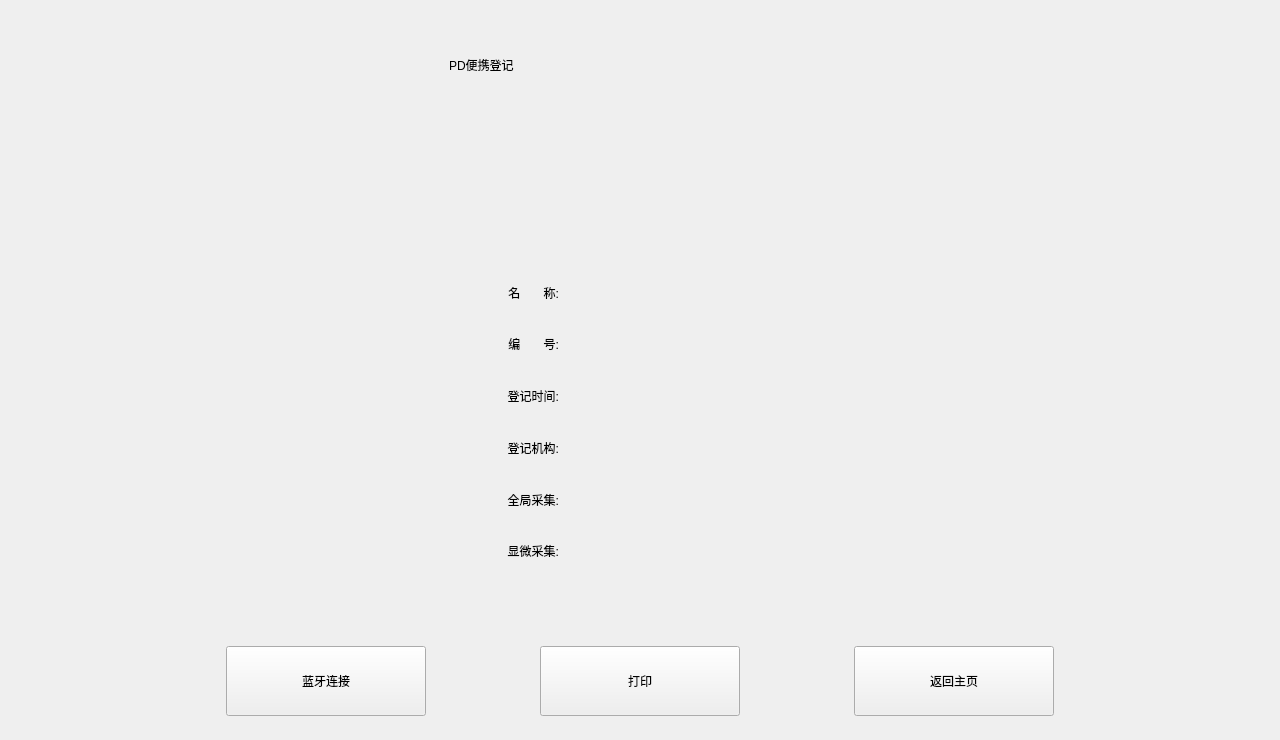
<?xml version="1.0" encoding="UTF-8"?>
<ui version="4.0">
 <class>WgtRegNo6Class</class>
 <widget class="QWidget" name="WgtRegNo6Class">
  <property name="geometry">
   <rect>
    <x>0</x>
    <y>0</y>
    <width>1280</width>
    <height>740</height>
   </rect>
  </property>
  <property name="minimumSize">
   <size>
    <width>1280</width>
    <height>740</height>
   </size>
  </property>
  <property name="maximumSize">
   <size>
    <width>1280</width>
    <height>740</height>
   </size>
  </property>
  <property name="windowTitle">
   <string>WgtRegNo6</string>
  </property>
  <layout class="QGridLayout" name="gridLayout">
   <property name="leftMargin">
    <number>0</number>
   </property>
   <property name="topMargin">
    <number>0</number>
   </property>
   <property name="rightMargin">
    <number>0</number>
   </property>
   <property name="bottomMargin">
    <number>0</number>
   </property>
   <property name="horizontalSpacing">
    <number>0</number>
   </property>
   <property name="verticalSpacing">
    <number>10</number>
   </property>
   <item row="1" column="0" colspan="4">
    <widget class="QWidget" name="widgetTool" native="true">
     <property name="minimumSize">
      <size>
       <width>0</width>
       <height>110</height>
      </size>
     </property>
     <property name="maximumSize">
      <size>
       <width>16777215</width>
       <height>110</height>
      </size>
     </property>
     <layout class="QHBoxLayout" name="horizontalLayout_3">
      <item>
       <spacer name="horizontalSpacer_10">
        <property name="orientation">
         <enum>Qt::Orientation::Horizontal</enum>
        </property>
        <property name="sizeHint" stdset="0">
         <size>
          <width>40</width>
          <height>20</height>
         </size>
        </property>
       </spacer>
      </item>
      <item>
       <spacer name="horizontalSpacer_5">
        <property name="orientation">
         <enum>Qt::Orientation::Horizontal</enum>
        </property>
        <property name="sizeHint" stdset="0">
         <size>
          <width>40</width>
          <height>20</height>
         </size>
        </property>
       </spacer>
      </item>
      <item>
       <widget class="QPushButton" name="pushButtonBtConnect">
        <property name="minimumSize">
         <size>
          <width>200</width>
          <height>70</height>
         </size>
        </property>
        <property name="text">
         <string>蓝牙连接</string>
        </property>
       </widget>
      </item>
      <item>
       <spacer name="horizontalSpacer">
        <property name="orientation">
         <enum>Qt::Orientation::Horizontal</enum>
        </property>
        <property name="sizeHint" stdset="0">
         <size>
          <width>40</width>
          <height>20</height>
         </size>
        </property>
       </spacer>
      </item>
      <item>
       <widget class="QPushButton" name="pushButtonPrint">
        <property name="minimumSize">
         <size>
          <width>200</width>
          <height>70</height>
         </size>
        </property>
        <property name="text">
         <string>打印</string>
        </property>
       </widget>
      </item>
      <item>
       <spacer name="horizontalSpacer_3">
        <property name="orientation">
         <enum>Qt::Orientation::Horizontal</enum>
        </property>
        <property name="sizeHint" stdset="0">
         <size>
          <width>40</width>
          <height>20</height>
         </size>
        </property>
       </spacer>
      </item>
      <item>
       <widget class="QPushButton" name="pushButtonBackHome">
        <property name="minimumSize">
         <size>
          <width>200</width>
          <height>70</height>
         </size>
        </property>
        <property name="text">
         <string>返回主页</string>
        </property>
       </widget>
      </item>
      <item>
       <spacer name="horizontalSpacer_4">
        <property name="orientation">
         <enum>Qt::Orientation::Horizontal</enum>
        </property>
        <property name="sizeHint" stdset="0">
         <size>
          <width>40</width>
          <height>20</height>
         </size>
        </property>
       </spacer>
      </item>
      <item>
       <spacer name="horizontalSpacer_2">
        <property name="orientation">
         <enum>Qt::Orientation::Horizontal</enum>
        </property>
        <property name="sizeHint" stdset="0">
         <size>
          <width>40</width>
          <height>20</height>
         </size>
        </property>
       </spacer>
      </item>
     </layout>
    </widget>
   </item>
   <item row="0" column="0">
    <spacer name="horizontalSpacer_6">
     <property name="orientation">
      <enum>Qt::Orientation::Horizontal</enum>
     </property>
     <property name="sizeHint" stdset="0">
      <size>
       <width>40</width>
       <height>20</height>
      </size>
     </property>
    </spacer>
   </item>
   <item row="0" column="3">
    <spacer name="horizontalSpacer_7">
     <property name="orientation">
      <enum>Qt::Orientation::Horizontal</enum>
     </property>
     <property name="sizeHint" stdset="0">
      <size>
       <width>40</width>
       <height>20</height>
      </size>
     </property>
    </spacer>
   </item>
   <item row="0" column="1">
    <widget class="QWidget" name="widgetCertificate" native="true">
     <property name="minimumSize">
      <size>
       <width>412</width>
       <height>612</height>
      </size>
     </property>
     <property name="maximumSize">
      <size>
       <width>412</width>
       <height>612</height>
      </size>
     </property>
     <layout class="QGridLayout" name="gridLayout_2">
      <property name="leftMargin">
       <number>15</number>
      </property>
      <property name="topMargin">
       <number>40</number>
      </property>
      <property name="rightMargin">
       <number>15</number>
      </property>
      <property name="bottomMargin">
       <number>40</number>
      </property>
      <property name="horizontalSpacing">
       <number>0</number>
      </property>
      <property name="verticalSpacing">
       <number>6</number>
      </property>
      <item row="6" column="1">
       <widget class="QLabel" name="labelAgency">
        <property name="text">
         <string/>
        </property>
        <property name="wordWrap">
         <bool>true</bool>
        </property>
       </widget>
      </item>
      <item row="7" column="1">
       <widget class="QLabel" name="labelGlobalNum">
        <property name="text">
         <string/>
        </property>
        <property name="wordWrap">
         <bool>true</bool>
        </property>
        <property name="openExternalLinks">
         <bool>true</bool>
        </property>
       </widget>
      </item>
      <item row="1" column="0" colspan="2">
       <layout class="QHBoxLayout" name="horizontalLayout">
        <item>
         <spacer name="horizontalSpacer_8">
          <property name="orientation">
           <enum>Qt::Orientation::Horizontal</enum>
          </property>
          <property name="sizeHint" stdset="0">
           <size>
            <width>40</width>
            <height>20</height>
           </size>
          </property>
         </spacer>
        </item>
        <item>
         <widget class="QLabel" name="labelImage">
          <property name="minimumSize">
           <size>
            <width>150</width>
            <height>150</height>
           </size>
          </property>
          <property name="maximumSize">
           <size>
            <width>150</width>
            <height>150</height>
           </size>
          </property>
          <property name="text">
           <string/>
          </property>
         </widget>
        </item>
        <item>
         <spacer name="horizontalSpacer_9">
          <property name="orientation">
           <enum>Qt::Orientation::Horizontal</enum>
          </property>
          <property name="sizeHint" stdset="0">
           <size>
            <width>40</width>
            <height>20</height>
           </size>
          </property>
         </spacer>
        </item>
       </layout>
      </item>
      <item row="5" column="0">
       <widget class="QLabel" name="label_8">
        <property name="maximumSize">
         <size>
          <width>110</width>
          <height>16777215</height>
         </size>
        </property>
        <property name="text">
         <string>登记时间:</string>
        </property>
        <property name="alignment">
         <set>Qt::AlignmentFlag::AlignRight|Qt::AlignmentFlag::AlignTrailing|Qt::AlignmentFlag::AlignVCenter</set>
        </property>
       </widget>
      </item>
      <item row="2" column="0" colspan="2">
       <spacer name="horizontalSpacer_12">
        <property name="orientation">
         <enum>Qt::Orientation::Horizontal</enum>
        </property>
        <property name="sizeHint" stdset="0">
         <size>
          <width>40</width>
          <height>20</height>
         </size>
        </property>
       </spacer>
      </item>
      <item row="3" column="1">
       <widget class="QLabel" name="labelName">
        <property name="text">
         <string/>
        </property>
        <property name="scaledContents">
         <bool>false</bool>
        </property>
        <property name="wordWrap">
         <bool>true</bool>
        </property>
        <property name="openExternalLinks">
         <bool>false</bool>
        </property>
       </widget>
      </item>
      <item row="5" column="1">
       <widget class="QLabel" name="labelRegTime">
        <property name="text">
         <string/>
        </property>
        <property name="wordWrap">
         <bool>true</bool>
        </property>
       </widget>
      </item>
      <item row="8" column="1">
       <widget class="QLabel" name="labelHighNum">
        <property name="text">
         <string/>
        </property>
        <property name="wordWrap">
         <bool>true</bool>
        </property>
       </widget>
      </item>
      <item row="8" column="0">
       <widget class="QLabel" name="label_11">
        <property name="maximumSize">
         <size>
          <width>110</width>
          <height>16777215</height>
         </size>
        </property>
        <property name="text">
         <string>显微采集:</string>
        </property>
        <property name="alignment">
         <set>Qt::AlignmentFlag::AlignRight|Qt::AlignmentFlag::AlignTrailing|Qt::AlignmentFlag::AlignVCenter</set>
        </property>
       </widget>
      </item>
      <item row="4" column="1">
       <widget class="QLabel" name="labelNumber">
        <property name="text">
         <string/>
        </property>
        <property name="wordWrap">
         <bool>true</bool>
        </property>
       </widget>
      </item>
      <item row="0" column="0">
       <widget class="QLabel" name="label">
        <property name="text">
         <string>PD便携登记</string>
        </property>
       </widget>
      </item>
      <item row="4" column="0">
       <widget class="QLabel" name="label_7">
        <property name="maximumSize">
         <size>
          <width>110</width>
          <height>16777215</height>
         </size>
        </property>
        <property name="text">
         <string>编       号:</string>
        </property>
        <property name="alignment">
         <set>Qt::AlignmentFlag::AlignRight|Qt::AlignmentFlag::AlignTrailing|Qt::AlignmentFlag::AlignVCenter</set>
        </property>
       </widget>
      </item>
      <item row="6" column="0">
       <widget class="QLabel" name="label_9">
        <property name="maximumSize">
         <size>
          <width>110</width>
          <height>16777215</height>
         </size>
        </property>
        <property name="text">
         <string>登记机构:</string>
        </property>
        <property name="alignment">
         <set>Qt::AlignmentFlag::AlignRight|Qt::AlignmentFlag::AlignTrailing|Qt::AlignmentFlag::AlignVCenter</set>
        </property>
       </widget>
      </item>
      <item row="7" column="0">
       <widget class="QLabel" name="label_10">
        <property name="maximumSize">
         <size>
          <width>110</width>
          <height>16777215</height>
         </size>
        </property>
        <property name="text">
         <string>全局采集:</string>
        </property>
        <property name="alignment">
         <set>Qt::AlignmentFlag::AlignRight|Qt::AlignmentFlag::AlignTrailing|Qt::AlignmentFlag::AlignVCenter</set>
        </property>
       </widget>
      </item>
      <item row="3" column="0">
       <widget class="QLabel" name="label_3">
        <property name="maximumSize">
         <size>
          <width>110</width>
          <height>16777215</height>
         </size>
        </property>
        <property name="text">
         <string>名       称:</string>
        </property>
        <property name="alignment">
         <set>Qt::AlignmentFlag::AlignRight|Qt::AlignmentFlag::AlignTrailing|Qt::AlignmentFlag::AlignVCenter</set>
        </property>
       </widget>
      </item>
     </layout>
    </widget>
   </item>
  </layout>
 </widget>
 <layoutdefault spacing="6" margin="11"/>
 <resources/>
 <connections/>
</ui>
